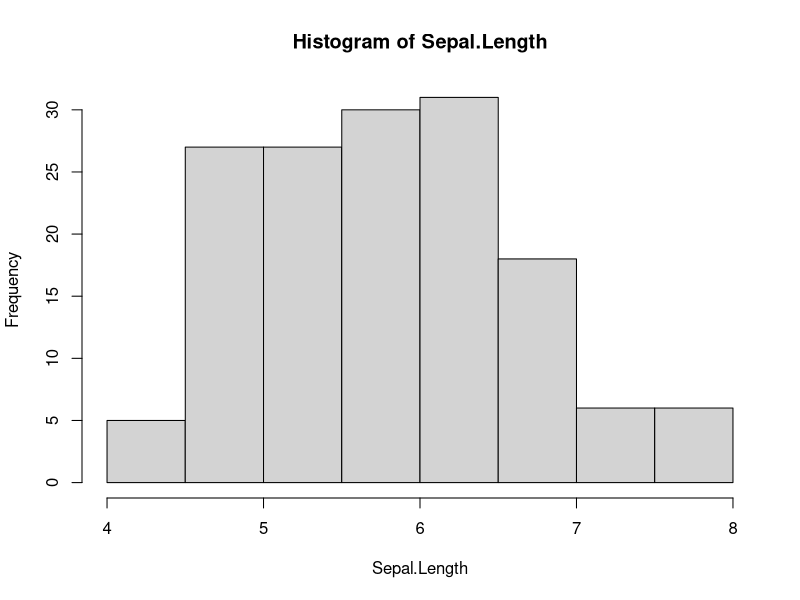
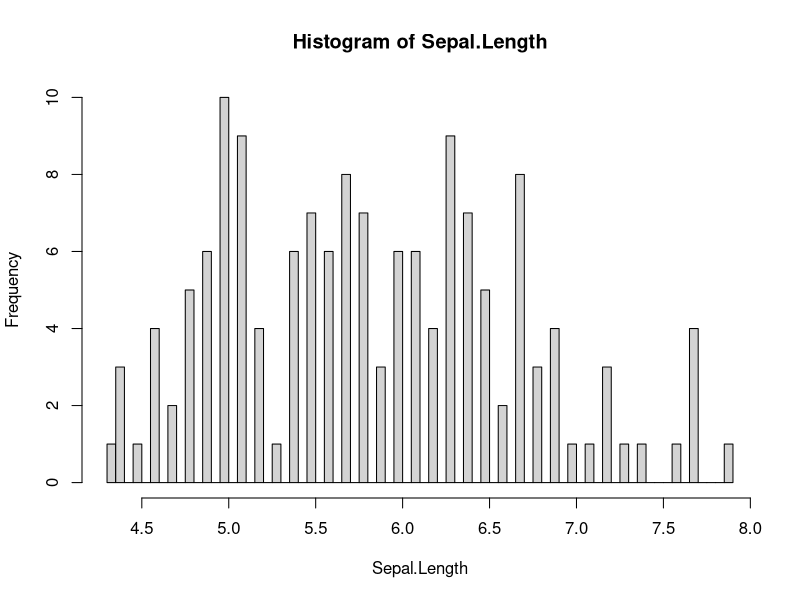
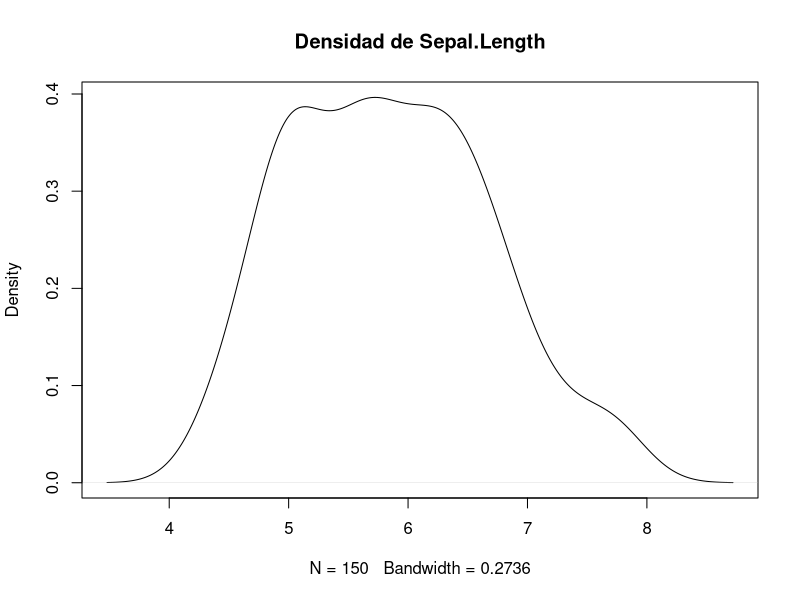
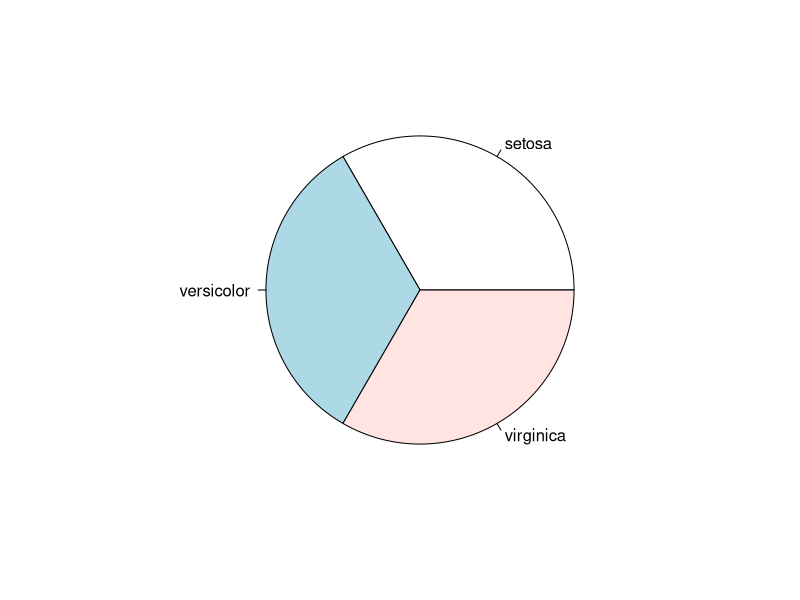
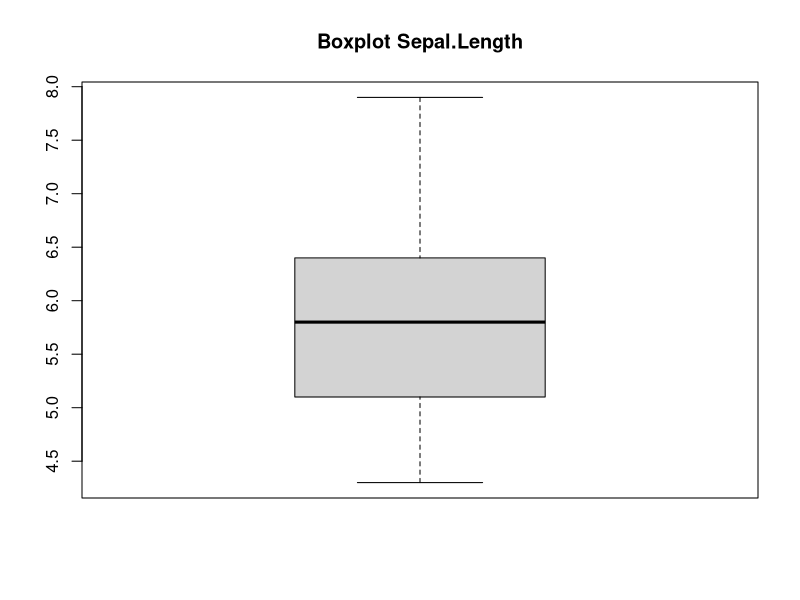
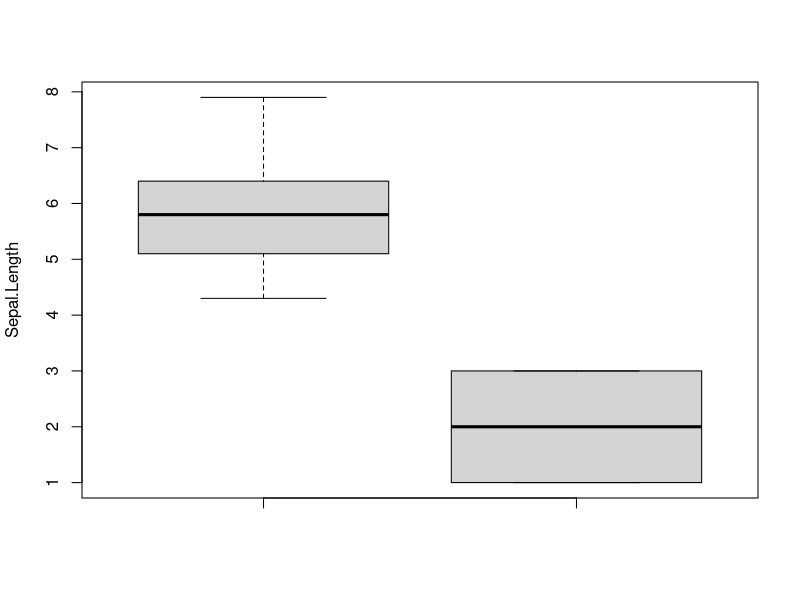
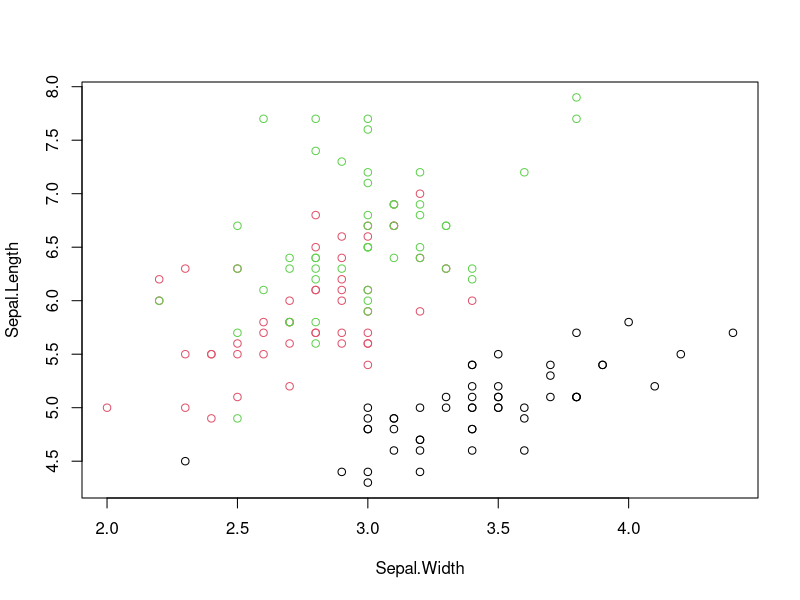
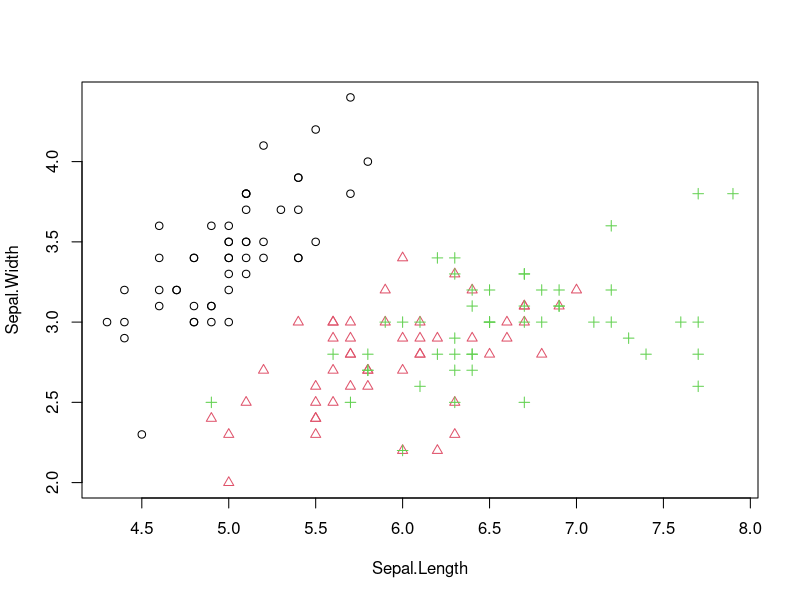

These figures' R source, in order:
#Se hará un analisis de la base de datos de IRIS, una base de datos que ya esta cargada en los paquetes de R


data(iris) # cara cargar el dataset al workspace
names(iris)
attach(iris)
table(iris$Species)
vec<-c(1,1,1,0,0,3,3,3,3,2)
table(vec)
table(vec)/length(vec) # Frecuencia porcentual

my_mode<-function(var){
  frec.var<-table(var)
  valor<-which(frec.var==max(frec.var))  # Elementos con el valor
  names(valor)
}
my_mode(vec)
my_mode(iris$Sepal.Length)

#Tomamos un vector aleatorio de media 20 y 
#luego le agregamos un elemento aleatorio que proviene de una distribucio ́n de media mucho mayor. 
#Vemos que la media es fuertemente afectada por el ruido

vec<-rnorm(10,20,10)
mean(vec)
vec.ruid<-c(vec,rnorm(1,300,100))
mean(vec.ruid)

summary(iris)


tapply(iris$Petal.Length,iris$Species,summary)
tapply(iris$Petal.Width,iris$Species,summary)
tapply(iris$Sepal.Length,iris$Species,summary)
tapply(iris$Sepal.Width,iris$Species,summary)

cor(iris[,1:4])

hist(Sepal.Length)
hist(Sepal.Length,nclass=100)
plot(density(iris$Sepal.Length),main="Densidad de Sepal.Length")
pie(table(iris$Species))
boxplot(Sepal.Length,main="Boxplot Sepal.Length")
boxplot(Sepal.Length,Species,ylab="Sepal.Length")

#El ancho del sepalo vs el largo del sepalo
plot(Sepal.Width ,Sepal.Length, col=Species)

#Equivalente
plot(Sepal.Length, Sepal.Width,col=Species,
     pch=as.numeric(Species))

#Todos los pares de las 4 variables de irsi usando un color y un cara ́cter distinto para cada especie
pairs(iris[,1:4],pch=as.numeric(iris$Species),col=iris$Species)


